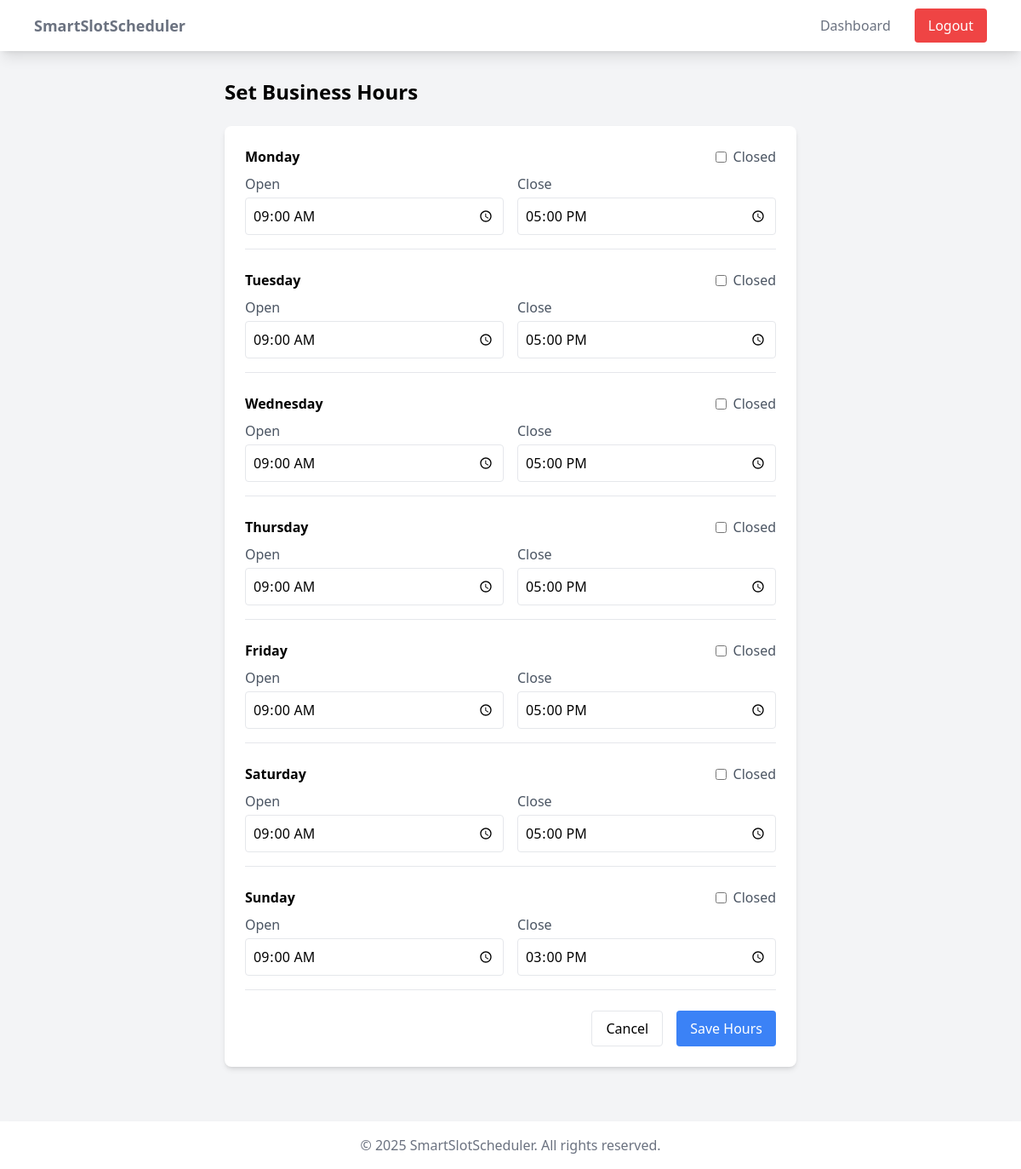
The page /business/hours/ (signed in) on the database as committed earlier.
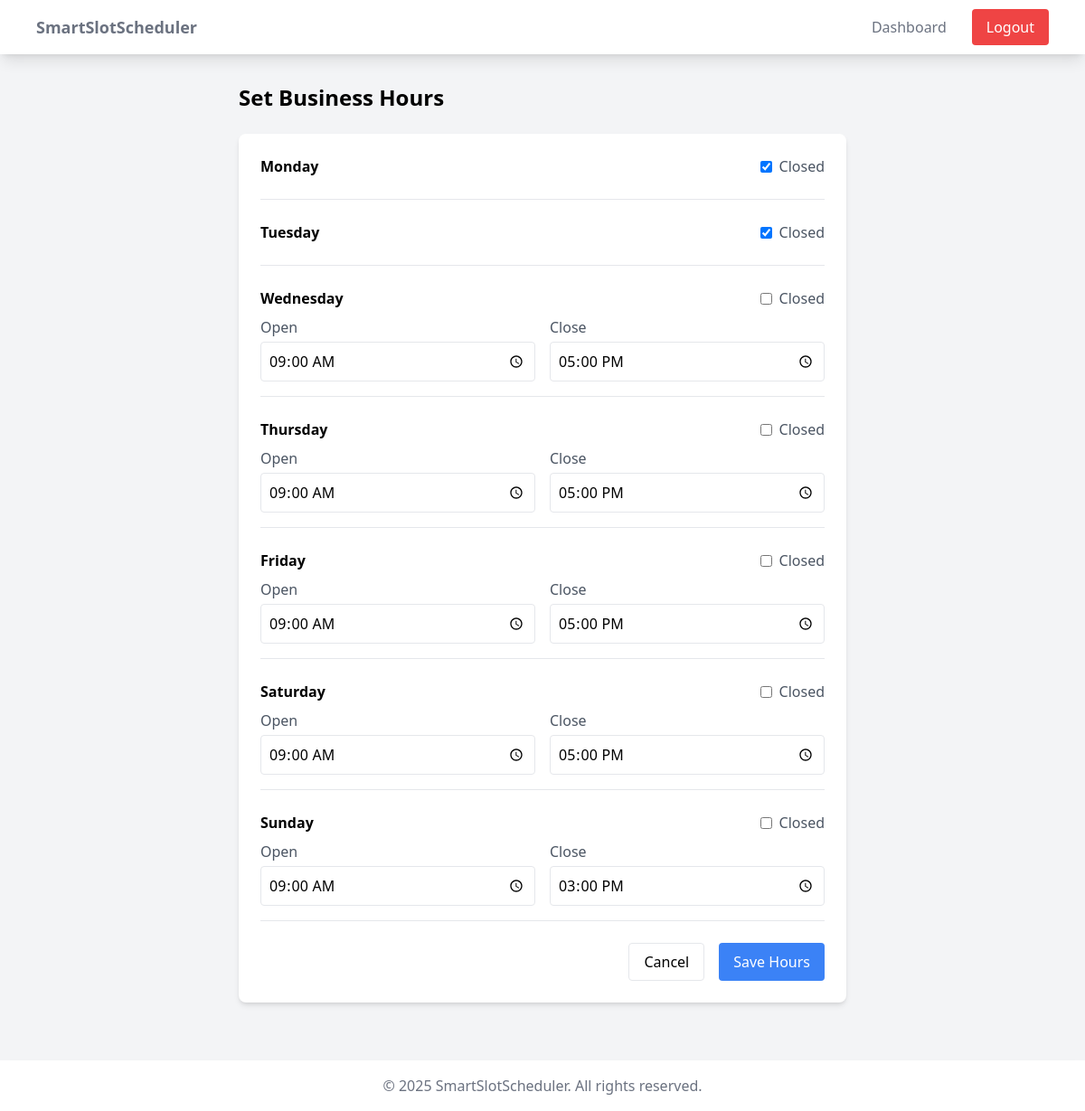
The same page on the database as committed later.
### scheduler/models.py (models this page shows, shortened)
class BusinessHours(models.Model):
    DAYS_OF_WEEK = [
        (0, 'Monday'),
        (1, 'Tuesday'),
        (2, 'Wednesday'),
        (3, 'Thursday'),
        (4, 'Friday'),
        (5, 'Saturday'),
        (6, 'Sunday'),
    ]
    business = models.ForeignKey(Business, related_name='hours', on_delete=models.CASCADE)
    day_of_week = models.IntegerField(choices=DAYS_OF_WEEK)
    start_time = models.TimeField(null=True, blank=True)
    end_time = models.TimeField(null=True, blank=True)
    is_closed = models.BooleanField(default=False)
    class Meta:
        unique_together = ['business', 'day_of_week']
        indexes = [
            models.Index(fields=['business', 'day_of_week']),
        ]
        ordering = ['day_of_week']

### core/views.py (the view, shortened to what this page needs)
# urls.py: path('business/hours/', views.business_hours, name='business_hours'),
@login_required
def business_hours(request):
    business = get_object_or_404(Business, owner=request.user)
    hours_dict = {}
    existing_hours = BusinessHours.objects.filter(business=business)
    for day in range(7):
        try:
            hour = existing_hours.get(day_of_week=day)
            hours_dict[day] = {
                'start_time': hour.start_time,
                'end_time': hour.end_time,
                'is_closed': hour.is_closed
            }
        except BusinessHours.DoesNotExist:
            hours_dict[day] = {
                'start_time': time(9, 0),
                'end_time': time(17, 0),
                'is_closed': day >= 5  # Saturday and Sunday
            }
    return render(request, 'core/business_hours.html', {
        'business': business,
        'hours': hours_dict,
        'days': BusinessHours.DAYS_OF_WEEK
    })

### core/templatetags/core_extras.py (called while the page is built)
@register.filter
def get_item(dictionary, key):
    return dictionary.get(key)

### core/templates/core/business_hours.html (shortened to what this page needs)
{% extends "core/shared/base.html" %}
{% load core_extras %}
{% block content %}
<div class="max-w-2xl mx-auto">
    <h1 class="text-2xl font-bold mb-6">Set Business Hours</h1>
    <div class="bg-white rounded-lg shadow-md p-6">
        <form method="post">
            {% for day_num, day_name in days %}
                {% with day_hours=hours|get_item:day_num %}
                <div class="mb-6 pb-4 border-b last:border-0">
                    <div class="flex items-center justify-between mb-2">
                        <h3 class="font-semibold">{{ day_name }}</h3>
                        <label class="flex items-center">
                            <input type="checkbox" name="closed_{{ day_num }}"
                                   class="mr-2"
                                   {% if day_hours.is_closed %}checked{% endif %}
                                   onchange="toggleHours(this, {{ day_num }})">
                            <span class="text-gray-600">Closed</span>
                        </label>
                    </div>
                    <div id="hours_{{ day_num }}" class="grid grid-cols-2 gap-4"
                         {% if day_hours.is_closed %}style="display: none;"{% endif %}>
                        <div>
                            <label class="block text-gray-600 mb-1">Open</label>
                            <input type="time" name="start_{{ day_num }}"
                                   class="w-full p-2 border rounded"
                                   value="{{ day_hours.start_time|time:'H:i' }}">
                        </div>
                        <div>
                            <label class="block text-gray-600 mb-1">Close</label>
                            <input type="time" name="end_{{ day_num }}"
                                   class="w-full p-2 border rounded"
                                   value="{{ day_hours.end_time|time:'H:i' }}">
                        </div>
                    </div>
                </div>
                {% endwith %}
            {% endfor %}
            <div class="flex justify-end space-x-4 mt-6">
                <a href="{% url 'core:dashboard' %}"
                   class="px-4 py-2 border rounded hover:bg-gray-50">
                    Cancel
                </a>
                <button type="submit"
                        class="px-4 py-2 bg-blue-500 text-white rounded hover:bg-blue-600">
                    Save Hours
                </button>
            </div>
        </form>
    </div>
</div>
{% endblock %}

### core/templates/core/shared/base.html (shortened to what this page needs)
<!DOCTYPE html>
<html lang="en">
<head>
    <script src="https://cdn.tailwindcss.com"></script>
</head>
<body class="bg-gray-100">
    <nav class="bg-white shadow-lg">
        <div class="max-w-6xl mx-auto px-4">
            <div class="flex justify-between">
                <div class="flex space-x-7">
                    <a href="{% url 'core:landing' %}" class="flex items-center py-4">
                        <span class="font-semibold text-gray-500 text-lg">SmartSlotScheduler</span>
                    </a>
                </div>
                <div class="flex items-center space-x-3">
                    {% if user.is_authenticated %}
                        <a href="{% url 'core:dashboard' %}" class="py-2 px-4 text-gray-500 hover:text-gray-700">Dashboard</a>
                        <a href="{% url 'core:logout' %}" class="py-2 px-4 bg-red-500 text-white rounded hover:bg-red-600">Logout</a>
                    {% else %}
                        <a href="{% url 'core:login' %}" class="py-2 px-4 text-gray-500 hover:text-gray-700">Login</a>
                        <a href="{% url 'core:signup' %}" class="py-2 px-4 bg-blue-500 text-white rounded hover:bg-blue-600">Sign Up</a>
                    {% endif %}
                </div>
            </div>
        </div>
    </nav>
    <main class="container mx-auto px-4 py-8">
        {% block content %}{% endblock %}
    </main>
    <footer class="bg-white shadow-lg mt-8">
        <div class="max-w-6xl mx-auto px-4 py-4 text-center text-gray-500">
            © {% now "Y" %} SmartSlotScheduler. All rights reserved.
        </div>
    </footer>
</body>
</html>

Rows that differ between the two databases and show on the page:
removed BusinessHours: start_time "09:00", end_time "17:00"
removed BusinessHours: start_time "09:00", end_time "17:00"
Other text that changed with them:
form field day_num: "☐" → "☑"
list line gone: "Open Close"
